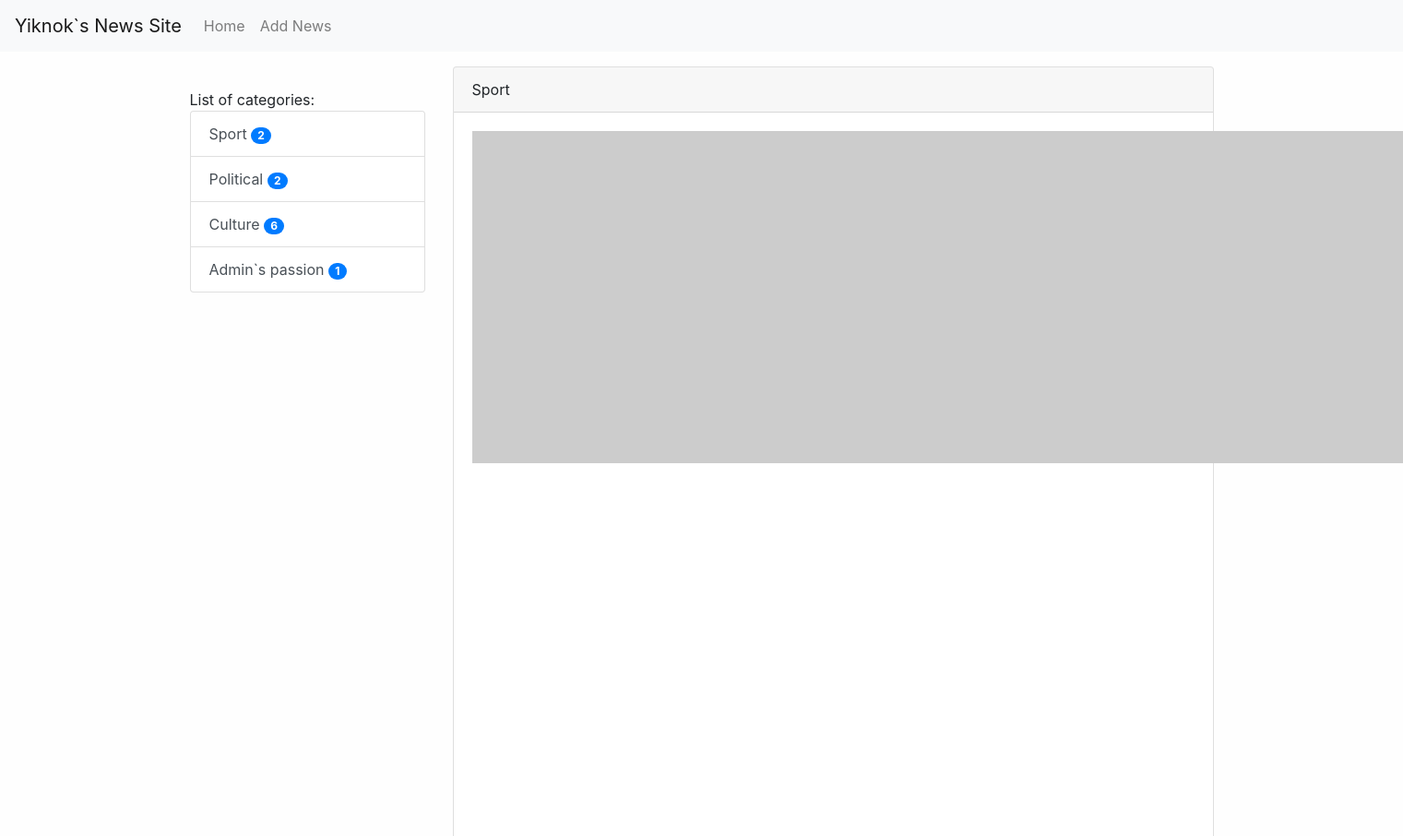
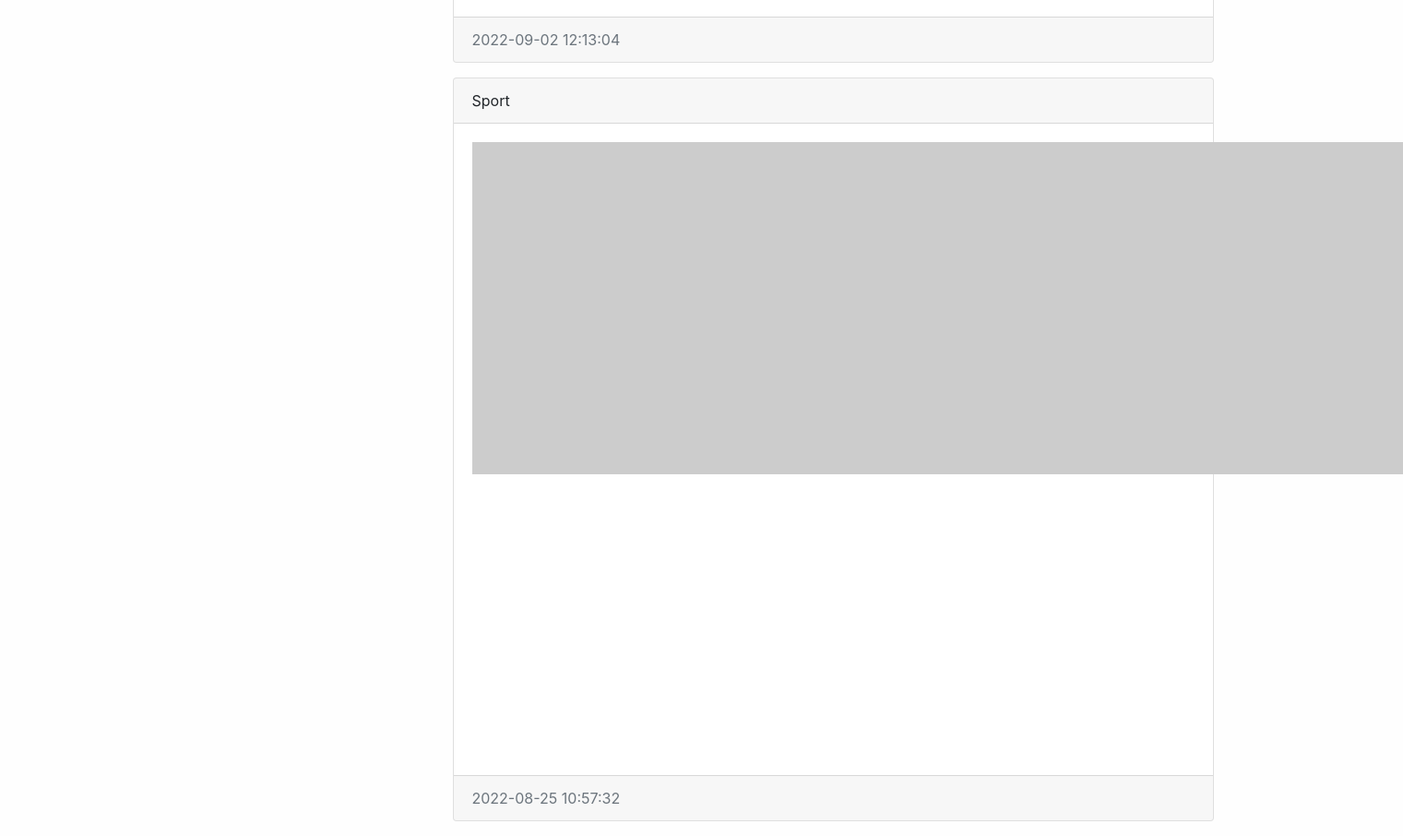
Page /category/1/ on the committed database (2 pictures, top to bottom).
### news/models.py (models this page shows, shortened)
class Category(models.Model):
    title = models.CharField(max_length=150, db_index=True, verbose_name='Category title')
    def get_absolute_url(self):
        return reverse('category',kwargs={'category_id':self.pk})
    def __str__(self):
        return self.title
    class Meta:
        verbose_name = 'Category'
        verbose_name_plural = 'Categories'
        ordering = ['title']

class News(models.Model):
    title = models.CharField(max_length=150, verbose_name='News Title')
    content = models.TextField(blank=True, verbose_name='News Content')
    created_at = models.DateTimeField(auto_now_add=True, verbose_name='Created At:')
    updated_at = models.DateTimeField(auto_now=True, verbose_name='Last Update:')
    photo = models.ImageField(upload_to='photos/%Y/%m/%d', blank=True, verbose_name='Photo')
    is_published=models.BooleanField(default=True,verbose_name='Published')
    category = models.ForeignKey('Category', on_delete=models.PROTECT, verbose_name='News Category')
    views = models.IntegerField(default=0)
    def get_absolute_url(self):
        return reverse('view_news',kwargs={'pk':self.pk})
    class Meta:
        verbose_name = 'News'
        verbose_name_plural = 'News'
        ordering = ['-created_at']

### news/views.py (the view)
# urls.py: path('category/<int:category_id>/', CategoryNews.as_view(), name='category'),
class CategoryNews(ListView):
    model = News
    template_name = 'news/class_category.html'
    context_object_name = 'news'
    allow_empty = False
    def get_context_data(self, *, object_list=None, **kwargs):
        context = super().get_context_data(**kwargs)
        context['title'] = Category.objects.get(pk=self.kwargs['category_id'])
        return context
    def get_queryset(self):
        return News.objects.filter(category_id=self.kwargs['category_id'], is_published=True)

### news/templatetags/news_tags.py (called while the page is built)
@register.simple_tag()
def get_categories():
    return Category.objects.all()

@register.inclusion_tag('news/list_categories.html')
def show_categories(arg1, arg2):
    categories = Category.objects.annotate(cnt=Count('news')).filter(cnt__gt=0)
    return {'categories': categories, 'arg1': arg1, 'arg2': arg2}

### news/templates/news/class_category.html (shortened to what this page needs)
{%extends 'base.html'%}
{%block sidebar%}
{%include 'inc/_sidebar.html'%}
{%endblock%}
{%block content%}
{% for item in news%}
<div class="card mb-3">
    <div class="card-header">
        {{item.category.title}}
    </div>
    <div class="card-body">
        <div class="media">
            {%if item.photo%}
            <img src="{{item.photo.url}}" width="360" class="mr-3">
            {%else%}
            <img src="https://picsum.photos/id/1060/360/205?blur=2" class="mr-3">
            {%endif%}
        </div>
    </div>
    <div class="card-footer text-muted">
        {{item.created_at | date:'Y-m-d H:i:s'}}
    </div>
</div>
{%endfor%}
{%endblock%}

### news/templates/news/list_categories.html
<div class="list-group">
    {{arg1}} {{arg2}}
    {%for item in categories%}
    <a href="{{item.get_absolute_url}}" class="list-group-item list-group-item-action">{{item.title}}     <span class="badge badge-primary badge-pill">{{item.cnt}}</span>
</a>
    {%endfor%}
</div>

### djangoPractice/static/css/style.css (style rules this page uses)
body { background-color : #fefefe; }

### rows in the picture
Category: title "Sport", cnt "2"
Category: title "Political", cnt "2"
Category: title "Culture", cnt "6"
Category: title "Admin`s passion", cnt "1"
News: category "Sport", created_at "2022-09-02 12:13:04"
News: category "Sport", created_at "2022-08-25 10:57:32"

### other values in the picture
{{ arg1 }} "List of"
{{ arg2 }} "categories:"
